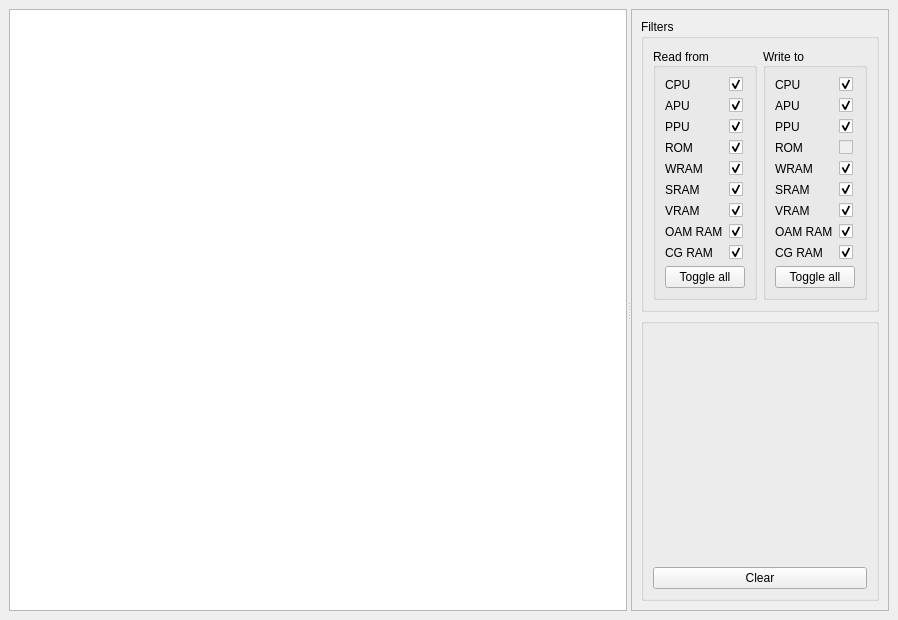
<?xml version="1.0" encoding="UTF-8"?>
<ui version="4.0">
 <class>BusView</class>
 <widget class="QMainWindow" name="BusView">
  <property name="geometry">
   <rect>
    <x>0</x>
    <y>0</y>
    <width>898</width>
    <height>620</height>
   </rect>
  </property>
  <property name="windowTitle">
   <string>Memory Bus Logger</string>
  </property>
  <property name="windowIcon">
   <iconset resource="../resources/appResources.qrc">
    <normaloff>:/resources/Logo.png</normaloff>:/resources/Logo.png</iconset>
  </property>
  <widget class="QWidget" name="centralwidget">
   <layout class="QGridLayout" name="gridLayout">
    <item row="0" column="0">
     <widget class="QSplitter" name="splitter">
      <property name="sizePolicy">
       <sizepolicy hsizetype="Expanding" vsizetype="Preferred">
        <horstretch>0</horstretch>
        <verstretch>0</verstretch>
       </sizepolicy>
      </property>
      <property name="orientation">
       <enum>Qt::Horizontal</enum>
      </property>
      <widget class="QTableView" name="log">
       <property name="sizePolicy">
        <sizepolicy hsizetype="Expanding" vsizetype="Expanding">
         <horstretch>1</horstretch>
         <verstretch>0</verstretch>
        </sizepolicy>
       </property>
      </widget>
      <widget class="QFrame" name="toolbox">
       <property name="frameShape">
        <enum>QFrame::StyledPanel</enum>
       </property>
       <property name="frameShadow">
        <enum>QFrame::Sunken</enum>
       </property>
       <property name="lineWidth">
        <number>3</number>
       </property>
       <property name="midLineWidth">
        <number>2</number>
       </property>
       <layout class="QVBoxLayout" name="verticalLayout">
        <item>
         <widget class="QGroupBox" name="Filters">
          <property name="title">
           <string>Filters</string>
          </property>
          <layout class="QHBoxLayout" name="horizontalLayout">
           <item>
            <widget class="QGroupBox" name="formForm">
             <property name="title">
              <string>Read from</string>
             </property>
             <property name="alignment">
              <set>Qt::AlignLeading|Qt::AlignLeft|Qt::AlignVCenter</set>
             </property>
             <property name="checkable">
              <bool>false</bool>
             </property>
             <layout class="QGridLayout" name="gridLayout_3">
              <item row="0" column="0">
               <widget class="QLabel" name="cPULabel_4">
                <property name="text">
                 <string>CPU</string>
                </property>
               </widget>
              </item>
              <item row="0" column="1">
               <widget class="QCheckBox" name="fromCPU">
                <property name="checked">
                 <bool>true</bool>
                </property>
               </widget>
              </item>
              <item row="1" column="0">
               <widget class="QLabel" name="aPULabel_4">
                <property name="text">
                 <string>APU</string>
                </property>
               </widget>
              </item>
              <item row="1" column="1">
               <widget class="QCheckBox" name="fromAPU">
                <property name="checked">
                 <bool>true</bool>
                </property>
               </widget>
              </item>
              <item row="2" column="0">
               <widget class="QLabel" name="pPULabel_4">
                <property name="text">
                 <string>PPU</string>
                </property>
               </widget>
              </item>
              <item row="2" column="1">
               <widget class="QCheckBox" name="fromPPU">
                <property name="checked">
                 <bool>true</bool>
                </property>
               </widget>
              </item>
              <item row="3" column="0">
               <widget class="QLabel" name="rOMLabel_3">
                <property name="text">
                 <string>ROM</string>
                </property>
               </widget>
              </item>
              <item row="3" column="1">
               <widget class="QCheckBox" name="fromROM">
                <property name="checked">
                 <bool>true</bool>
                </property>
               </widget>
              </item>
              <item row="4" column="0">
               <widget class="QLabel" name="rAMLabel_3">
                <property name="text">
                 <string>WRAM</string>
                </property>
               </widget>
              </item>
              <item row="4" column="1">
               <widget class="QCheckBox" name="fromWRAM">
                <property name="checked">
                 <bool>true</bool>
                </property>
               </widget>
              </item>
              <item row="5" column="0">
               <widget class="QLabel" name="sRAMLabel_3">
                <property name="text">
                 <string>SRAM</string>
                </property>
               </widget>
              </item>
              <item row="5" column="1">
               <widget class="QCheckBox" name="fromSRAM">
                <property name="checked">
                 <bool>true</bool>
                </property>
               </widget>
              </item>
              <item row="6" column="0">
               <widget class="QLabel" name="vRAMLabel_3">
                <property name="text">
                 <string>VRAM</string>
                </property>
               </widget>
              </item>
              <item row="6" column="1">
               <widget class="QCheckBox" name="fromVRAM">
                <property name="checked">
                 <bool>true</bool>
                </property>
               </widget>
              </item>
              <item row="7" column="0">
               <widget class="QLabel" name="oAMRAMLabel_3">
                <property name="text">
                 <string>OAM RAM</string>
                </property>
               </widget>
              </item>
              <item row="7" column="1">
               <widget class="QCheckBox" name="fromOAM">
                <property name="checked">
                 <bool>true</bool>
                </property>
               </widget>
              </item>
              <item row="8" column="0">
               <widget class="QLabel" name="cGRAMLabel_3">
                <property name="text">
                 <string>CG RAM</string>
                </property>
               </widget>
              </item>
              <item row="8" column="1">
               <widget class="QCheckBox" name="fromCG">
                <property name="checked">
                 <bool>true</bool>
                </property>
               </widget>
              </item>
              <item row="9" column="0" colspan="2">
               <widget class="QPushButton" name="fromToggle">
                <property name="text">
                 <string>Toggle all</string>
                </property>
               </widget>
              </item>
             </layout>
            </widget>
           </item>
           <item>
            <widget class="QGroupBox" name="toFrom">
             <property name="title">
              <string>Write to</string>
             </property>
             <property name="alignment">
              <set>Qt::AlignLeading|Qt::AlignLeft|Qt::AlignVCenter</set>
             </property>
             <property name="checkable">
              <bool>false</bool>
             </property>
             <layout class="QGridLayout" name="gridLayout_4">
              <item row="0" column="0">
               <widget class="QLabel" name="cPULabel_3">
                <property name="text">
                 <string>CPU</string>
                </property>
               </widget>
              </item>
              <item row="0" column="1">
               <widget class="QCheckBox" name="toCPU">
                <property name="checked">
                 <bool>true</bool>
                </property>
               </widget>
              </item>
              <item row="1" column="0">
               <widget class="QLabel" name="aPULabel_3">
                <property name="text">
                 <string>APU</string>
                </property>
               </widget>
              </item>
              <item row="1" column="1">
               <widget class="QCheckBox" name="toAPU">
                <property name="checked">
                 <bool>true</bool>
                </property>
               </widget>
              </item>
              <item row="2" column="0">
               <widget class="QLabel" name="pPULabel_3">
                <property name="text">
                 <string>PPU</string>
                </property>
               </widget>
              </item>
              <item row="2" column="1">
               <widget class="QCheckBox" name="toPPU">
                <property name="checked">
                 <bool>true</bool>
                </property>
               </widget>
              </item>
              <item row="3" column="0">
               <widget class="QLabel" name="rOMLabel_2">
                <property name="text">
                 <string>ROM</string>
                </property>
               </widget>
              </item>
              <item row="3" column="1">
               <widget class="QCheckBox" name="toROM">
                <property name="enabled">
                 <bool>false</bool>
                </property>
                <property name="checkable">
                 <bool>true</bool>
                </property>
                <property name="checked">
                 <bool>false</bool>
                </property>
                <property name="tristate">
                 <bool>false</bool>
                </property>
               </widget>
              </item>
              <item row="4" column="0">
               <widget class="QLabel" name="rAMLabel_2">
                <property name="text">
                 <string>WRAM</string>
                </property>
               </widget>
              </item>
              <item row="4" column="1">
               <widget class="QCheckBox" name="toWRAM">
                <property name="checked">
                 <bool>true</bool>
                </property>
               </widget>
              </item>
              <item row="5" column="0">
               <widget class="QLabel" name="sRAMLabel_2">
                <property name="text">
                 <string>SRAM</string>
                </property>
               </widget>
              </item>
              <item row="5" column="1">
               <widget class="QCheckBox" name="toSRAM">
                <property name="checked">
                 <bool>true</bool>
                </property>
               </widget>
              </item>
              <item row="6" column="0">
               <widget class="QLabel" name="vRAMLabel_2">
                <property name="text">
                 <string>VRAM</string>
                </property>
               </widget>
              </item>
              <item row="6" column="1">
               <widget class="QCheckBox" name="toVRAM">
                <property name="checked">
                 <bool>true</bool>
                </property>
               </widget>
              </item>
              <item row="7" column="0">
               <widget class="QLabel" name="oAMRAMLabel_2">
                <property name="text">
                 <string>OAM RAM</string>
                </property>
               </widget>
              </item>
              <item row="7" column="1">
               <widget class="QCheckBox" name="toOAM">
                <property name="checked">
                 <bool>true</bool>
                </property>
               </widget>
              </item>
              <item row="8" column="0">
               <widget class="QLabel" name="cGRAMLabel_2">
                <property name="text">
                 <string>CG RAM</string>
                </property>
               </widget>
              </item>
              <item row="8" column="1">
               <widget class="QCheckBox" name="toCG">
                <property name="checked">
                 <bool>true</bool>
                </property>
               </widget>
              </item>
              <item row="9" column="0" colspan="2">
               <widget class="QPushButton" name="toToggle">
                <property name="text">
                 <string>Toggle all</string>
                </property>
               </widget>
              </item>
             </layout>
            </widget>
           </item>
          </layout>
         </widget>
        </item>
        <item>
         <widget class="QGroupBox" name="clear">
          <property name="title">
           <string/>
          </property>
          <layout class="QGridLayout" name="gridLayout_2">
           <item row="2" column="0">
            <widget class="QPushButton" name="clearBtn">
             <property name="text">
              <string>Clear</string>
             </property>
             <property name="autoDefault">
              <bool>false</bool>
             </property>
            </widget>
           </item>
           <item row="1" column="0">
            <widget class="QWidget" name="widget_2" native="true"/>
           </item>
          </layout>
         </widget>
        </item>
       </layout>
      </widget>
     </widget>
    </item>
   </layout>
  </widget>
 </widget>
 <resources>
  <include location="../resources/appResources.qrc"/>
 </resources>
 <connections/>
</ui>
